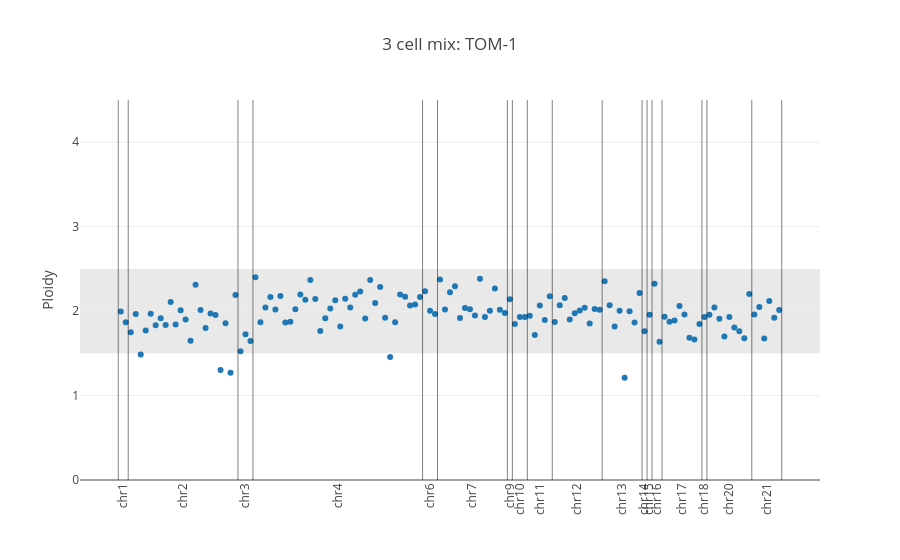

This figure's notebook cell:
### Code cell
# sample.cnv[sample.dna.barcodes('Jurkat'), :].heatmap(attribute='ploidy')
sample.cnv.plot_ploidy(cluster='Jurkat')
sample.cnv.plot_ploidy(cluster='KG-1')
sample.cnv.plot_ploidy(cluster='TOM-1')

### Figure 1 — Plotly figure (JSON) as saved in the notebook; plotly's stock layout.template omitted (floating-point values rounded to 4 significant figures; data arrays with more than 128 entries replaced by an {"elided": "..."} marker saying what was removed)
{"data": [{"customdata": {"elided": "133x3 str values"}, "hovertemplate": "<b>%{y:.2f}</b><extra>%{customdata[0]}<br>%{customdata[1]}<br>%{customdata[2]}</extra>", "marker": {"color": "#1f77b4"}, "mode": "markers", "name": "all-points", "showlegend": false, "type": "scatter", "x": {"elided": "133 int values"}, "y": {"elided": "133 float values"}}, {"hoverinfo": "skip", "line": {"color": "black", "width": 0.5}, "mode": "lines", "name": "vlines", "showlegend": false, "type": "scatter", "x": [null, -0.5, -0.5, null, 1.5, 1.5, null, 23.5, 23.5, null, 26.5, 26.5, null, 60.5, 60.5, null, 63.5, 63.5, null, 77.5, 77.5, null, 78.5, 78.5, null, 81.5, 81.5, null, 86.5, 86.5, null, 96.5, 96.5, null, 104.5, 104.5, null, 105.5, 105.5, null, 106.5, 106.5, null, 108.5, 108.5, null, 116.5, 116.5, null, 117.5, 117.5, null, 126.5, 126.5, null, 132.5, 132.5], "y": [null, 0, 4.5, null, 0, 4.5, null, 0, 4.5, null, 0, 4.5, null, 0, 4.5, null, 0, 4.5, null, 0, 4.5, null, 0, 4.5, null, 0, 4.5, null, 0, 4.5, null, 0, 4.5, null, 0, 4.5, null, 0, 4.5, null, 0, 4.5, null, 0, 4.5, null, 0, 4.5, null, 0, 4.5, null, 0, 4.5, null, 0, 4.5]}], "layout": {"shapes": [{"fillcolor": "LightGray", "layer": "below", "line": {"width": 0}, "opacity": 0.5, "type": "rect", "x0": 0, "x1": 1, "xref": "x domain", "y0": 1.5, "y1": 2.5, "yref": "y"}], "title": {"text": "3 cell mix: TOM-1"}, "xaxis": {"automargin": true, "showgrid": false, "tickangle": -90, "ticktext": ["chr1", "chr2", "chr3", "chr4", "chr6", "chr7", "chr9", "chr10", "chr11", "chr12", "chr13", "chr14", "chr15", "chr16", "chr17", "chr18", "chr20", "chr21"], "tickvals": [0.5, 12.5, 25.0, 43.5, 62.0, 70.5, 78.0, 80.0, 84.0, 91.5, 100.5, 105.0, 106.0, 107.5, 112.5, 117.0, 122.0, 129.5], "title": {"text": ""}, "zeroline": false}, "yaxis": {"range": [0, 4.5], "tickvals": [0.0, 1.0, 2.0, 3.0, 4.0], "title": {"text": "Ploidy"}}}}
